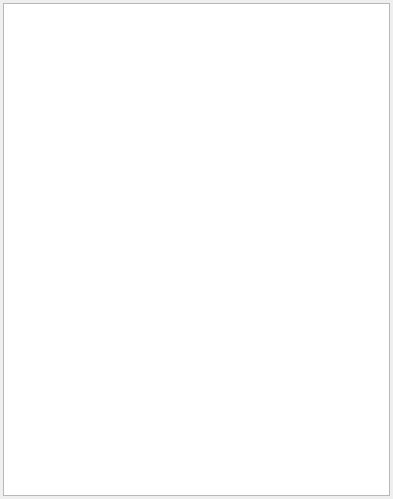
<?xml version="1.0" encoding="UTF-8"?>
<ui version="4.0">
 <class>HierarchyList</class>
 <widget class="QWidget" name="HierarchyList">
  <property name="geometry">
   <rect>
    <x>0</x>
    <y>0</y>
    <width>393</width>
    <height>499</height>
   </rect>
  </property>
  <property name="windowTitle">
   <string>Form</string>
  </property>
  <layout class="QVBoxLayout" name="verticalLayout">
   <property name="leftMargin">
    <number>3</number>
   </property>
   <property name="topMargin">
    <number>3</number>
   </property>
   <property name="rightMargin">
    <number>3</number>
   </property>
   <property name="bottomMargin">
    <number>3</number>
   </property>
   <item>
    <widget class="QTreeView" name="list">
     <attribute name="headerVisible">
      <bool>false</bool>
     </attribute>
    </widget>
   </item>
  </layout>
 </widget>
 <resources/>
 <connections/>
</ui>
